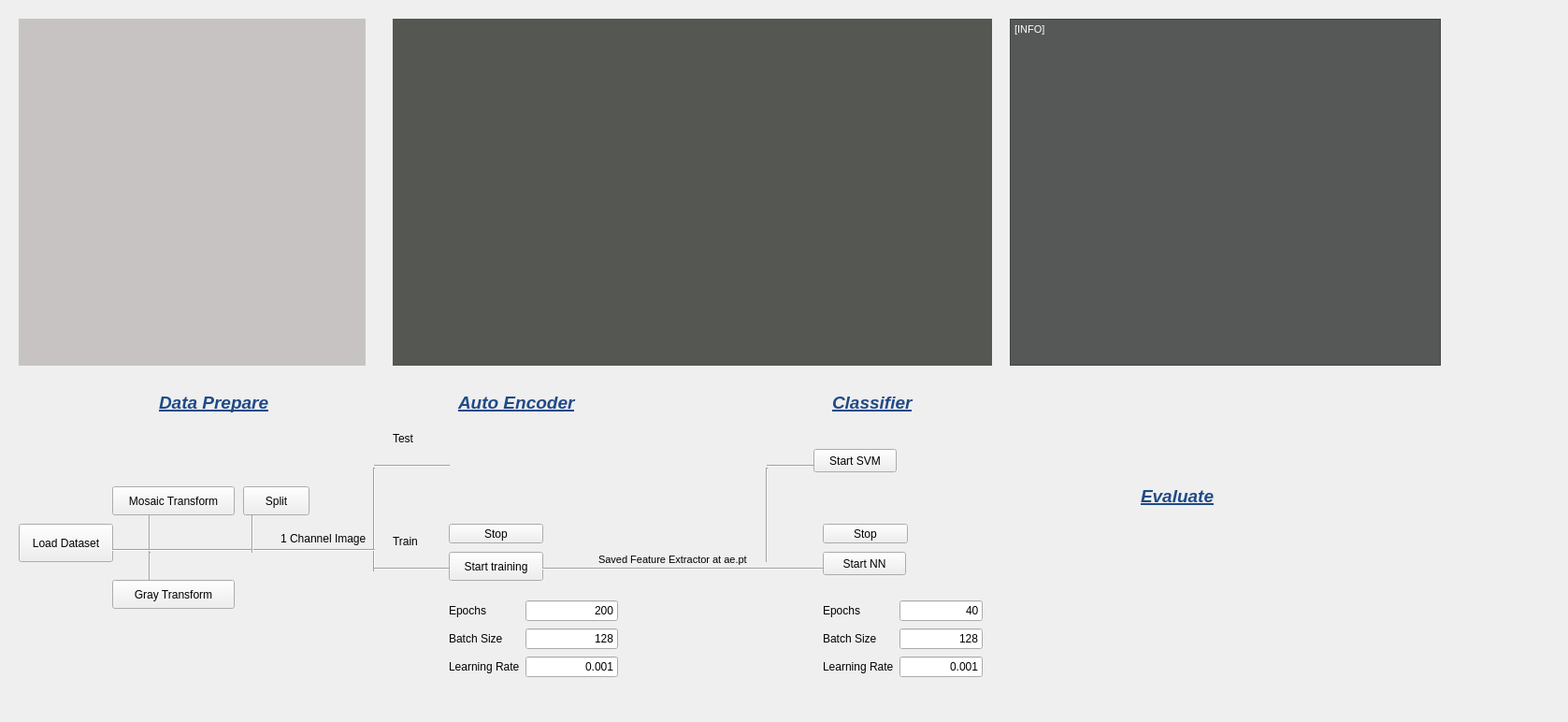
<?xml version="1.0" encoding="UTF-8"?>
<ui version="4.0">
 <class>Form</class>
 <widget class="QWidget" name="Form">
  <property name="geometry">
   <rect>
    <x>0</x>
    <y>0</y>
    <width>1677</width>
    <height>772</height>
   </rect>
  </property>
  <property name="windowTitle">
   <string>Form</string>
  </property>
  <widget class="QLabel" name="label">
   <property name="geometry">
    <rect>
     <x>20</x>
     <y>20</y>
     <width>371</width>
     <height>371</height>
    </rect>
   </property>
   <property name="styleSheet">
    <string notr="true">background-color: rgb(199, 195, 195);</string>
   </property>
   <property name="text">
    <string/>
   </property>
  </widget>
  <widget class="QPushButton" name="load_dataset_button">
   <property name="geometry">
    <rect>
     <x>20</x>
     <y>560</y>
     <width>101</width>
     <height>41</height>
    </rect>
   </property>
   <property name="text">
    <string>Load Dataset</string>
   </property>
  </widget>
  <widget class="QPushButton" name="split_button">
   <property name="geometry">
    <rect>
     <x>260</x>
     <y>520</y>
     <width>71</width>
     <height>31</height>
    </rect>
   </property>
   <property name="text">
    <string>Split</string>
   </property>
  </widget>
  <widget class="Line" name="line_3">
   <property name="geometry">
    <rect>
     <x>390</x>
     <y>500</y>
     <width>20</width>
     <height>111</height>
    </rect>
   </property>
   <property name="orientation">
    <enum>Qt::Vertical</enum>
   </property>
  </widget>
  <widget class="Line" name="line">
   <property name="geometry">
    <rect>
     <x>150</x>
     <y>540</y>
     <width>20</width>
     <height>51</height>
    </rect>
   </property>
   <property name="orientation">
    <enum>Qt::Vertical</enum>
   </property>
  </widget>
  <widget class="Line" name="line_4">
   <property name="geometry">
    <rect>
     <x>400</x>
     <y>490</y>
     <width>81</width>
     <height>16</height>
    </rect>
   </property>
   <property name="orientation">
    <enum>Qt::Horizontal</enum>
   </property>
  </widget>
  <widget class="QLabel" name="label_2">
   <property name="geometry">
    <rect>
     <x>420</x>
     <y>570</y>
     <width>67</width>
     <height>17</height>
    </rect>
   </property>
   <property name="text">
    <string>Train</string>
   </property>
  </widget>
  <widget class="Line" name="line_5">
   <property name="geometry">
    <rect>
     <x>400</x>
     <y>600</y>
     <width>81</width>
     <height>16</height>
    </rect>
   </property>
   <property name="orientation">
    <enum>Qt::Horizontal</enum>
   </property>
  </widget>
  <widget class="QLabel" name="label_3">
   <property name="geometry">
    <rect>
     <x>420</x>
     <y>460</y>
     <width>67</width>
     <height>17</height>
    </rect>
   </property>
   <property name="text">
    <string>Test</string>
   </property>
  </widget>
  <widget class="QPushButton" name="cfa_convert_button">
   <property name="geometry">
    <rect>
     <x>120</x>
     <y>520</y>
     <width>131</width>
     <height>31</height>
    </rect>
   </property>
   <property name="text">
    <string>Mosaic Transform</string>
   </property>
  </widget>
  <widget class="QLabel" name="label_4">
   <property name="geometry">
    <rect>
     <x>300</x>
     <y>560</y>
     <width>121</width>
     <height>31</height>
    </rect>
   </property>
   <property name="styleSheet">
    <string notr="true">font: 8pt &quot;Ubuntu&quot;;</string>
   </property>
   <property name="text">
    <string>1 Channel Image</string>
   </property>
  </widget>
  <widget class="QPushButton" name="gray_convert_button">
   <property name="geometry">
    <rect>
     <x>120</x>
     <y>620</y>
     <width>131</width>
     <height>31</height>
    </rect>
   </property>
   <property name="text">
    <string>Gray Transform</string>
   </property>
  </widget>
  <widget class="Line" name="line_6">
   <property name="geometry">
    <rect>
     <x>120</x>
     <y>580</y>
     <width>281</width>
     <height>16</height>
    </rect>
   </property>
   <property name="orientation">
    <enum>Qt::Horizontal</enum>
   </property>
  </widget>
  <widget class="Line" name="line_7">
   <property name="geometry">
    <rect>
     <x>150</x>
     <y>590</y>
     <width>20</width>
     <height>31</height>
    </rect>
   </property>
   <property name="orientation">
    <enum>Qt::Vertical</enum>
   </property>
  </widget>
  <widget class="Line" name="line_8">
   <property name="geometry">
    <rect>
     <x>260</x>
     <y>550</y>
     <width>20</width>
     <height>41</height>
    </rect>
   </property>
   <property name="orientation">
    <enum>Qt::Vertical</enum>
   </property>
  </widget>
  <widget class="QPushButton" name="start_ae_button">
   <property name="geometry">
    <rect>
     <x>480</x>
     <y>590</y>
     <width>101</width>
     <height>31</height>
    </rect>
   </property>
   <property name="text">
    <string>Start training</string>
   </property>
  </widget>
  <widget class="QPushButton" name="stop_ae_button">
   <property name="geometry">
    <rect>
     <x>480</x>
     <y>560</y>
     <width>101</width>
     <height>21</height>
    </rect>
   </property>
   <property name="text">
    <string>Stop</string>
   </property>
  </widget>
  <widget class="QWidget" name="gridLayoutWidget">
   <property name="geometry">
    <rect>
     <x>480</x>
     <y>640</y>
     <width>181</width>
     <height>89</height>
    </rect>
   </property>
   <layout class="QGridLayout" name="gridLayout">
    <item row="0" column="1">
     <widget class="QLineEdit" name="epochs_ae">
      <property name="text">
       <string>200</string>
      </property>
      <property name="alignment">
       <set>Qt::AlignRight|Qt::AlignTrailing|Qt::AlignVCenter</set>
      </property>
     </widget>
    </item>
    <item row="1" column="0">
     <widget class="QLabel" name="label_6">
      <property name="text">
       <string>Batch Size</string>
      </property>
     </widget>
    </item>
    <item row="2" column="1">
     <widget class="QLineEdit" name="lr_ae_button">
      <property name="text">
       <string>0.001</string>
      </property>
      <property name="alignment">
       <set>Qt::AlignRight|Qt::AlignTrailing|Qt::AlignVCenter</set>
      </property>
     </widget>
    </item>
    <item row="2" column="0">
     <widget class="QLabel" name="label_7">
      <property name="text">
       <string>Learning Rate</string>
      </property>
     </widget>
    </item>
    <item row="1" column="1">
     <widget class="QLineEdit" name="batch_ae_button">
      <property name="text">
       <string>128</string>
      </property>
      <property name="alignment">
       <set>Qt::AlignRight|Qt::AlignTrailing|Qt::AlignVCenter</set>
      </property>
     </widget>
    </item>
    <item row="0" column="0">
     <widget class="QLabel" name="label_5">
      <property name="text">
       <string>Epochs</string>
      </property>
     </widget>
    </item>
   </layout>
  </widget>
  <widget class="QLabel" name="screen">
   <property name="geometry">
    <rect>
     <x>420</x>
     <y>20</y>
     <width>641</width>
     <height>371</height>
    </rect>
   </property>
   <property name="styleSheet">
    <string notr="true">background-color: rgb(85, 87, 83);</string>
   </property>
   <property name="text">
    <string/>
   </property>
  </widget>
  <widget class="QTextBrowser" name="info">
   <property name="geometry">
    <rect>
     <x>1080</x>
     <y>20</y>
     <width>461</width>
     <height>371</height>
    </rect>
   </property>
   <property name="styleSheet">
    <string notr="true">background-color: rgb(86, 88, 88);
color: rgb(255, 255, 255);
font: 8pt &quot;Ubuntu&quot;;</string>
   </property>
   <property name="html">
    <string>&lt;!DOCTYPE HTML PUBLIC &quot;-//W3C//DTD HTML 4.0//EN&quot; &quot;http://www.w3.org/TR/REC-html40/strict.dtd&quot;&gt;
&lt;html&gt;&lt;head&gt;&lt;meta name=&quot;qrichtext&quot; content=&quot;1&quot; /&gt;&lt;style type=&quot;text/css&quot;&gt;
p, li { white-space: pre-wrap; }
&lt;/style&gt;&lt;/head&gt;&lt;body style=&quot; font-family:'Ubuntu'; font-size:8pt; font-weight:400; font-style:normal;&quot;&gt;
&lt;p style=&quot; margin-top:0px; margin-bottom:0px; margin-left:0px; margin-right:0px; -qt-block-indent:0; text-indent:0px;&quot;&gt;&lt;span style=&quot; color:#ffffff;&quot;&gt;[INFO]&lt;/span&gt;&lt;/p&gt;&lt;/body&gt;&lt;/html&gt;</string>
   </property>
  </widget>
  <widget class="QLabel" name="label_9">
   <property name="geometry">
    <rect>
     <x>170</x>
     <y>410</y>
     <width>161</width>
     <height>41</height>
    </rect>
   </property>
   <property name="text">
    <string>&lt;html&gt;&lt;head/&gt;&lt;body&gt;&lt;p&gt;&lt;span style=&quot; font-size:14pt; font-weight:600; font-style:italic; text-decoration: underline; color:#204a87;&quot;&gt;Data Prepare&lt;/span&gt;&lt;/p&gt;&lt;/body&gt;&lt;/html&gt;</string>
   </property>
  </widget>
  <widget class="QLabel" name="label_10">
   <property name="geometry">
    <rect>
     <x>490</x>
     <y>410</y>
     <width>161</width>
     <height>41</height>
    </rect>
   </property>
   <property name="text">
    <string>&lt;html&gt;&lt;head/&gt;&lt;body&gt;&lt;p&gt;&lt;span style=&quot; font-size:14pt; font-weight:600; font-style:italic; text-decoration: underline; color:#204a87;&quot;&gt;Auto Encoder&lt;/span&gt;&lt;/p&gt;&lt;/body&gt;&lt;/html&gt;</string>
   </property>
  </widget>
  <widget class="QPushButton" name="start_nn_button">
   <property name="geometry">
    <rect>
     <x>880</x>
     <y>590</y>
     <width>89</width>
     <height>25</height>
    </rect>
   </property>
   <property name="text">
    <string>Start NN</string>
   </property>
  </widget>
  <widget class="QWidget" name="gridLayoutWidget_2">
   <property name="geometry">
    <rect>
     <x>880</x>
     <y>640</y>
     <width>171</width>
     <height>89</height>
    </rect>
   </property>
   <layout class="QGridLayout" name="gridLayout_2">
    <item row="0" column="1">
     <widget class="QLineEdit" name="epochs_nn">
      <property name="text">
       <string>40</string>
      </property>
      <property name="alignment">
       <set>Qt::AlignRight|Qt::AlignTrailing|Qt::AlignVCenter</set>
      </property>
     </widget>
    </item>
    <item row="1" column="0">
     <widget class="QLabel" name="label_11">
      <property name="text">
       <string>Batch Size</string>
      </property>
     </widget>
    </item>
    <item row="2" column="1">
     <widget class="QLineEdit" name="lr_nn_button">
      <property name="text">
       <string>0.001</string>
      </property>
      <property name="alignment">
       <set>Qt::AlignRight|Qt::AlignTrailing|Qt::AlignVCenter</set>
      </property>
     </widget>
    </item>
    <item row="2" column="0">
     <widget class="QLabel" name="label_12">
      <property name="text">
       <string>Learning Rate</string>
      </property>
     </widget>
    </item>
    <item row="1" column="1">
     <widget class="QLineEdit" name="batch_nn">
      <property name="text">
       <string>128</string>
      </property>
      <property name="alignment">
       <set>Qt::AlignRight|Qt::AlignTrailing|Qt::AlignVCenter</set>
      </property>
     </widget>
    </item>
    <item row="0" column="0">
     <widget class="QLabel" name="label_13">
      <property name="text">
       <string>Epochs</string>
      </property>
     </widget>
    </item>
   </layout>
  </widget>
  <widget class="QPushButton" name="stop_nn_button">
   <property name="geometry">
    <rect>
     <x>880</x>
     <y>560</y>
     <width>91</width>
     <height>21</height>
    </rect>
   </property>
   <property name="text">
    <string>Stop</string>
   </property>
  </widget>
  <widget class="Line" name="line_2">
   <property name="geometry">
    <rect>
     <x>580</x>
     <y>600</y>
     <width>301</width>
     <height>16</height>
    </rect>
   </property>
   <property name="orientation">
    <enum>Qt::Horizontal</enum>
   </property>
  </widget>
  <widget class="QLabel" name="label_14">
   <property name="geometry">
    <rect>
     <x>640</x>
     <y>590</y>
     <width>261</width>
     <height>17</height>
    </rect>
   </property>
   <property name="text">
    <string>&lt;html&gt;&lt;head/&gt;&lt;body&gt;&lt;p&gt;&lt;span style=&quot; font-size:8pt;&quot;&gt;Saved Feature Extractor at ae.pt&lt;/span&gt;&lt;/p&gt;&lt;/body&gt;&lt;/html&gt;</string>
   </property>
  </widget>
  <widget class="QLabel" name="label_15">
   <property name="geometry">
    <rect>
     <x>890</x>
     <y>410</y>
     <width>161</width>
     <height>41</height>
    </rect>
   </property>
   <property name="text">
    <string>&lt;html&gt;&lt;head/&gt;&lt;body&gt;&lt;p&gt;&lt;span style=&quot; font-size:14pt; font-weight:600; font-style:italic; text-decoration: underline; color:#204a87;&quot;&gt;Classifier&lt;/span&gt;&lt;/p&gt;&lt;/body&gt;&lt;/html&gt;</string>
   </property>
  </widget>
  <widget class="Line" name="line_9">
   <property name="geometry">
    <rect>
     <x>810</x>
     <y>500</y>
     <width>20</width>
     <height>101</height>
    </rect>
   </property>
   <property name="orientation">
    <enum>Qt::Vertical</enum>
   </property>
  </widget>
  <widget class="QPushButton" name="start_svm">
   <property name="geometry">
    <rect>
     <x>870</x>
     <y>480</y>
     <width>89</width>
     <height>25</height>
    </rect>
   </property>
   <property name="text">
    <string>Start SVM</string>
   </property>
  </widget>
  <widget class="Line" name="line_10">
   <property name="geometry">
    <rect>
     <x>820</x>
     <y>490</y>
     <width>51</width>
     <height>16</height>
    </rect>
   </property>
   <property name="orientation">
    <enum>Qt::Horizontal</enum>
   </property>
  </widget>
  <widget class="QLabel" name="label_16">
   <property name="geometry">
    <rect>
     <x>1220</x>
     <y>510</y>
     <width>91</width>
     <height>41</height>
    </rect>
   </property>
   <property name="text">
    <string>&lt;html&gt;&lt;head/&gt;&lt;body&gt;&lt;p&gt;&lt;span style=&quot; font-size:14pt; font-weight:600; font-style:italic; text-decoration: underline; color:#204a87;&quot;&gt;Evaluate&lt;/span&gt;&lt;/p&gt;&lt;/body&gt;&lt;/html&gt;</string>
   </property>
  </widget>
 </widget>
 <resources/>
 <connections/>
</ui>
